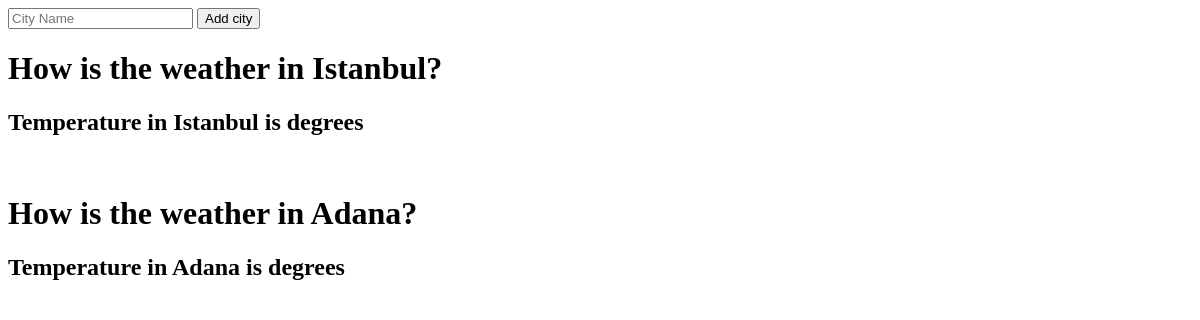
Before: / with the older database file.
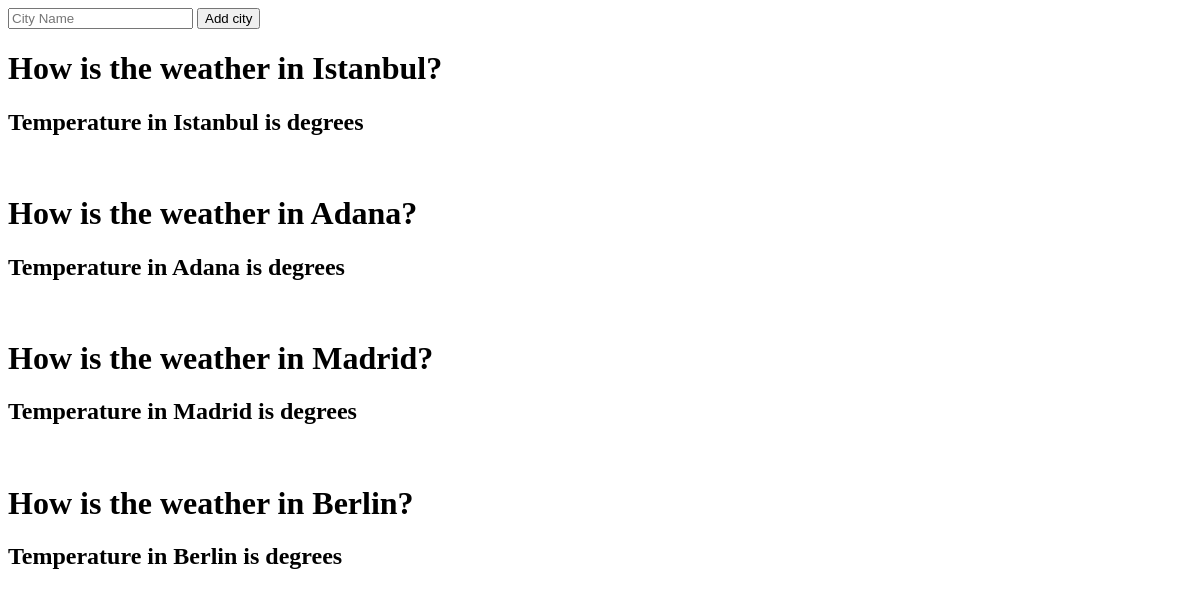
After: the same page with the newer database file.
### weather/models.py (models this page shows)
class City(models.Model):
    name = models.CharField(max_length=20)
    def __str__(self):
        return self.name
    class Meta:
        verbose_name_plural = 'cities'

### weather/views.py (the view)
# urls.py: path('',views.index),
def index(request):
    cities = City.objects.all()
    url = 'http://api.openweathermap.org/data/2.5/weather?q={}&units=metric&APPID=20c1238224c0c4f50dadbd66f77b4a1a'
    if request.method == 'POST':
        form = CityForm(request.POST)
        form.save()
    form = CityForm()
    weather_data = []
    for city in cities:
        response = requests.get(url.format(city)).json()
        city_weather = {
            'city':city.name,
            'temperature': response['main']['temp'],
            'description': response['weather'][0]['description'],
            'icon': response['weather'][0]['icon'],
        }
        weather_data.append(city_weather)
    print(weather_data)
    context = {'weather_data':weather_data, 'form':form}
    return render(request, 'weather/index.html', context)

### weather/forms.py
class CityForm(ModelForm):
    class Meta:
        model= City
        fields = ['name']
        widgets={'name': TextInput(attrs={'class':'input','placeholder':'City Name'})}

### weather/templates/weather/index.html (shortened to what this page needs)
<!DOCTYPE html>
<html lang="en">
<head>
</head>
<body>
    <form method="post">
        {{ form.name }}
        <input type="submit" value="Add city">
    </form>
    {% for city_weather in weather_data %}
    <h1>How is the weather in {{ city_weather.city }}?</h1>
    <h2> Temperature in {{ city_weather.city }} is {{ city_weather.temperature }} degrees </h2>
    {% endfor %}
</body>
</html>

Changed rows visible on the page:
added City: city "Madrid", city "Madrid"
added City: city "Berlin", city "Berlin"
Other visible differences:
new list line: "How is the weather in ? Temperature in is degrees"
